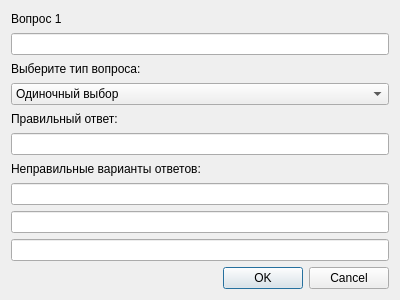
<?xml version="1.0" encoding="UTF-8"?>
<ui version="4.0">
 <class>Dialog</class>
 <widget class="QDialog" name="Dialog">
  <property name="geometry">
   <rect>
    <x>0</x>
    <y>0</y>
    <width>400</width>
    <height>300</height>
   </rect>
  </property>
  <property name="windowTitle">
   <string>Dialog</string>
  </property>
  <layout class="QVBoxLayout" name="verticalLayout">
   <item>
    <widget class="QLabel" name="label">
     <property name="maximumSize">
      <size>
       <width>16777215</width>
       <height>50</height>
      </size>
     </property>
     <property name="text">
      <string>Вопрос 1</string>
     </property>
    </widget>
   </item>
   <item>
    <widget class="QLineEdit" name="lineEdit"/>
   </item>
   <item>
    <widget class="QLabel" name="label_4">
     <property name="text">
      <string>Выберите тип вопроса:</string>
     </property>
    </widget>
   </item>
   <item>
    <widget class="QComboBox" name="comboBox">
     <item>
      <property name="text">
       <string>Одиночный выбор</string>
      </property>
     </item>
     <item>
      <property name="text">
       <string>Множественный выбор</string>
      </property>
     </item>
     <item>
      <property name="text">
       <string>Ввод числа</string>
      </property>
     </item>
     <item>
      <property name="text">
       <string>Ввод текста</string>
      </property>
     </item>
    </widget>
   </item>
   <item>
    <widget class="QLabel" name="label_2">
     <property name="maximumSize">
      <size>
       <width>16777215</width>
       <height>50</height>
      </size>
     </property>
     <property name="text">
      <string>Правильный ответ:</string>
     </property>
    </widget>
   </item>
   <item>
    <widget class="QLineEdit" name="lineEdit_2"/>
   </item>
   <item>
    <widget class="QLabel" name="label_3">
     <property name="text">
      <string>Неправильные варианты ответов:</string>
     </property>
    </widget>
   </item>
   <item>
    <widget class="QLineEdit" name="lineEdit_3"/>
   </item>
   <item>
    <widget class="QLineEdit" name="lineEdit_4"/>
   </item>
   <item>
    <widget class="QLineEdit" name="lineEdit_5"/>
   </item>
   <item>
    <widget class="QDialogButtonBox" name="buttonBox">
     <property name="orientation">
      <enum>Qt::Horizontal</enum>
     </property>
     <property name="standardButtons">
      <set>QDialogButtonBox::Cancel|QDialogButtonBox::Ok</set>
     </property>
    </widget>
   </item>
  </layout>
 </widget>
 <resources/>
 <connections>
  <connection>
   <sender>buttonBox</sender>
   <signal>accepted()</signal>
   <receiver>Dialog</receiver>
   <slot>accept()</slot>
   <hints>
    <hint type="sourcelabel">
     <x>248</x>
     <y>254</y>
    </hint>
    <hint type="destinationlabel">
     <x>157</x>
     <y>274</y>
    </hint>
   </hints>
  </connection>
  <connection>
   <sender>buttonBox</sender>
   <signal>rejected()</signal>
   <receiver>Dialog</receiver>
   <slot>reject()</slot>
   <hints>
    <hint type="sourcelabel">
     <x>316</x>
     <y>260</y>
    </hint>
    <hint type="destinationlabel">
     <x>286</x>
     <y>274</y>
    </hint>
   </hints>
  </connection>
 </connections>
</ui>
